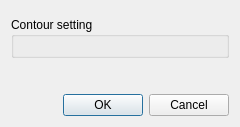
<?xml version="1.0" encoding="UTF-8"?>
<ui version="4.0">
 <class>GridNodeAttributePropertyDialog</class>
 <widget class="QDialog" name="GridNodeAttributePropertyDialog">
  <property name="geometry">
   <rect>
    <x>0</x>
    <y>0</y>
    <width>240</width>
    <height>127</height>
   </rect>
  </property>
  <property name="sizePolicy">
   <sizepolicy hsizetype="Maximum" vsizetype="Maximum">
    <horstretch>0</horstretch>
    <verstretch>0</verstretch>
   </sizepolicy>
  </property>
  <property name="windowTitle">
   <string>Dialog</string>
  </property>
  <layout class="QVBoxLayout" name="verticalLayout_2">
   <item>
    <widget class="ScalarsToColorsEditWidgetContainer" name="scalarsToColorsWidget" native="true"/>
   </item>
   <item>
    <widget class="QGroupBox" name="contourSettingGroupBox">
     <property name="title">
      <string>Contour setting</string>
     </property>
     <layout class="QVBoxLayout" name="verticalLayout">
      <item>
       <widget class="ContourSettingWidget" name="contourSettingWidget" native="true"/>
      </item>
     </layout>
    </widget>
   </item>
   <item>
    <widget class="TransparencyWidget" name="transparencyWidget" native="true"/>
   </item>
   <item>
    <spacer name="verticalSpacer">
     <property name="orientation">
      <enum>Qt::Vertical</enum>
     </property>
     <property name="sizeHint" stdset="0">
      <size>
       <width>20</width>
       <height>7</height>
      </size>
     </property>
    </spacer>
   </item>
   <item>
    <widget class="QDialogButtonBox" name="buttonBox">
     <property name="orientation">
      <enum>Qt::Horizontal</enum>
     </property>
     <property name="standardButtons">
      <set>QDialogButtonBox::Cancel|QDialogButtonBox::Ok</set>
     </property>
    </widget>
   </item>
  </layout>
 </widget>
 <customwidgets>
  <customwidget>
   <class>TransparencyWidget</class>
   <extends>QWidget</extends>
   <header>guibase/transparencywidget.h</header>
   <container>1</container>
  </customwidget>
  <customwidget>
   <class>ContourSettingWidget</class>
   <extends>QWidget</extends>
   <header>guibase/contoursettingwidget.h</header>
   <container>1</container>
   <slots>
    <signal>contourChanged()</signal>
   </slots>
  </customwidget>
  <customwidget>
   <class>ScalarsToColorsEditWidgetContainer</class>
   <extends>QWidget</extends>
   <header>scalarstocolors/scalarstocolorseditwidgetcontainer.h</header>
   <container>1</container>
  </customwidget>
 </customwidgets>
 <resources/>
 <connections>
  <connection>
   <sender>buttonBox</sender>
   <signal>accepted()</signal>
   <receiver>GridNodeAttributePropertyDialog</receiver>
   <slot>accept()</slot>
   <hints>
    <hint type="sourcelabel">
     <x>214</x>
     <y>280</y>
    </hint>
    <hint type="destinationlabel">
     <x>157</x>
     <y>274</y>
    </hint>
   </hints>
  </connection>
  <connection>
   <sender>buttonBox</sender>
   <signal>rejected()</signal>
   <receiver>GridNodeAttributePropertyDialog</receiver>
   <slot>reject()</slot>
   <hints>
    <hint type="sourcelabel">
     <x>214</x>
     <y>280</y>
    </hint>
    <hint type="destinationlabel">
     <x>286</x>
     <y>274</y>
    </hint>
   </hints>
  </connection>
  <connection>
   <sender>contourSettingWidget</sender>
   <signal>contourChanged()</signal>
   <receiver>GridNodeAttributePropertyDialog</receiver>
   <slot>handleContourChange()</slot>
   <hints>
    <hint type="sourcelabel">
     <x>182</x>
     <y>113</y>
    </hint>
    <hint type="destinationlabel">
     <x>215</x>
     <y>126</y>
    </hint>
   </hints>
  </connection>
 </connections>
 <slots>
  <slot>handleContourChange()</slot>
 </slots>
</ui>
